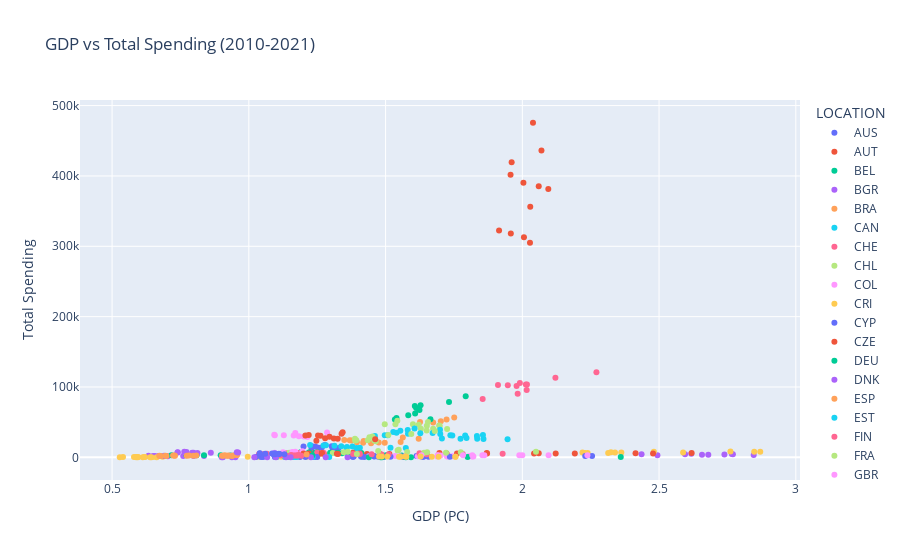
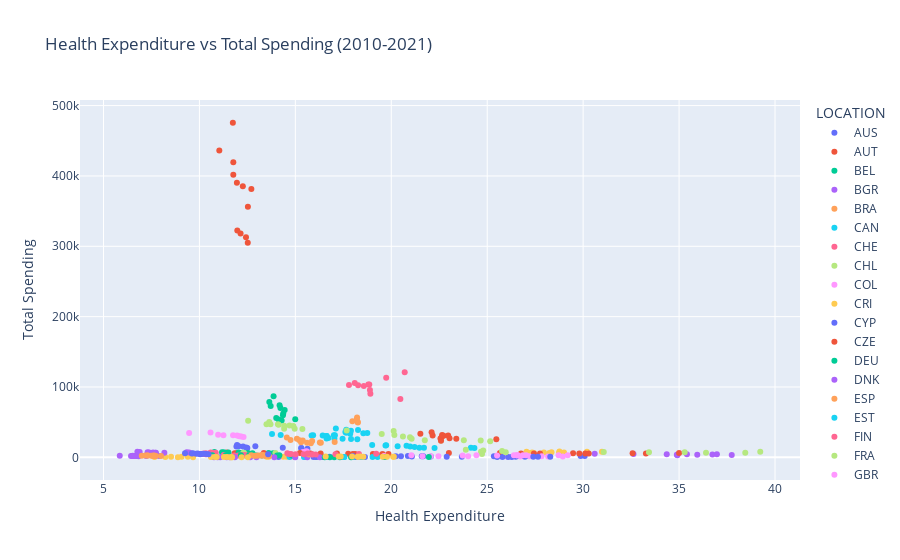

Here is the notebook cell these charts were saved with, in order:
### Markdown cell above
# Yearly Comparison of GDP, Health Expenditure, and Spending (2010-2021 Focus)
By narrowing down to 2010-2021, we can show how the features are distributed and how countries perform in terms of GDP, health expenditure, and spending during this period, making it clear why focusing on recent data gives a snapshot of current trends.
This will emphasize how current trends are central to understanding present-day dynamics and decision-making.
Using scatter plots to compare GDP vs. Total Spend and Health Expenditure vs. Total Spend for countries in 2010-2021.

### Code cell
# Scatter plot for GDP vs Total Spending (2010-2021)
fig = px.scatter(recent_years_data, x="PC_GDP", y="TOTAL_SPEND", color="LOCATION",
                 title="GDP vs Total Spending (2010-2021)", labels={"PC_GDP": "GDP (PC)", "TOTAL_SPEND": "Total Spending"})
fig.show()

# Scatter plot for Health Expenditure vs Total Spending (2010-2021)
fig = px.scatter(recent_years_data, x="PC_HEALTHXP", y="TOTAL_SPEND", color="LOCATION",
                 title="Health Expenditure vs Total Spending (2010-2021)", labels={"PC_HEALTHXP": "Health Expenditure", "TOTAL_SPEND": "Total Spending"})
fig.show()

### Figure 1 — Plotly figure (JSON) as saved in the notebook; plotly's stock layout.template omitted (floating-point values rounded to 4 significant figures)
{"data": [{"hovertemplate": "LOCATION=AUS<br>GDP (PC)=%{x}<br>Total Spending=%{y}<extra></extra>", "legendgroup": "AUS", "marker": {"color": "#636efa", "symbol": "circle"}, "mode": "markers", "name": "AUS", "orientation": "v", "showlegend": true, "type": "scatter", "x": [1.316, 1.307, 1.328, 1.255, 1.229, 1.267, 1.303, 1.243, 1.2, 1.231, 1.278], "xaxis": "x", "y": [12370.0, 13030.0, 13410.0, 13560.0, 13370.0, 14150.0, 15740.0, 15320.0, 15460.0, 15650.0, 17460.0], "yaxis": "y"}, {"hovertemplate": "LOCATION=AUT<br>GDP (PC)=%{x}<br>Total Spending=%{y}<extra></extra>", "legendgroup": "AUT", "marker": {"color": "#EF553B", "symbol": "circle"}, "mode": "markers", "name": "AUT", "orientation": "v", "showlegend": true, "type": "scatter", "x": [1.249, 1.232, 1.23, 1.223, 1.259, 1.274, 1.239, 1.255, 1.237, 1.241, 1.381, 1.383], "xaxis": "x", "y": [4353.0, 4482.0, 4666.0, 4805.0, 5042.0, 5252.0, 5431.0, 5651.0, 5830.0, 5913.0, 6343.0, 6849.0], "yaxis": "y"}, {"hovertemplate": "LOCATION=BEL<br>GDP (PC)=%{x}<br>Total Spending=%{y}<extra></extra>", "legendgroup": "BEL", "marker": {"color": "#00cc96", "symbol": "circle"}, "mode": "markers", "name": "BEL", "orientation": "v", "showlegend": true, "type": "scatter", "x": [1.412, 1.41, 1.341, 1.326, 1.297, 1.325, 1.3, 1.243, 1.22, 1.221, 1.251, 1.191], "xaxis": "x", "y": [5894.0, 6089.0, 6016.0, 6213.0, 6295.0, 6665.0, 6841.0, 6736.0, 6871.0, 7050.0, 7104.0, 7523.0], "yaxis": "y"}, {"hovertemplate": "LOCATION=BGR<br>GDP (PC)=%{x}<br>Total Spending=%{y}<extra></extra>", "legendgroup": "BGR", "marker": {"color": "#ab63fa", "symbol": "circle"}, "mode": "markers", "name": "BGR", "orientation": "v", "showlegend": true, "type": "scatter", "x": [2.846, 2.494, 2.68, 2.657, 2.739, 2.77, 2.595, 2.436, 2.766, 2.618], "xaxis": "x", "y": [3464.0, 3144.0, 3548.0, 3707.0, 4186.0, 4428.0, 4395.0, 4304.0, 4802.0, 5218.0], "yaxis": "y"}, {"hovertemplate": "LOCATION=BRA<br>GDP (PC)=%{x}<br>Total Spending=%{y}<extra></extra>", "legendgroup": "BRA", "marker": {"color": "#FFA15A", "symbol": "circle"}, "mode": "markers", "name": "BRA", "orientation": "v", "showlegend": true, "type": "scatter", "x": [1.626, 1.674, 1.702, 1.723, 1.751], "xaxis": "x", "y": [50080.0, 49720.0, 51190.0, 53920.0, 56600.0], "yaxis": "y"}, {"hovertemplate": "LOCATION=CAN<br>GDP (PC)=%{x}<br>Total Spending=%{y}<extra></extra>", "legendgroup": "CAN", "marker": {"color": "#19d3f3", "symbol": "circle"}, "mode": "markers", "name": "CAN", "orientation": "v", "showlegend": true, "type": "scatter", "x": [1.946, 1.858, 1.835, 1.774, 1.706, 1.796, 1.834, 1.791, 1.737, 1.744, 1.856, 1.7], "xaxis": "x", "y": [25700.0, 25930.0, 26270.0, 26460.0, 26730.0, 27660.0, 30280.0, 31040.0, 31510.0, 31130.0, 31830.0, 33090.0], "yaxis": "y"}, {"hovertemplate": "LOCATION=CHE<br>GDP (PC)=%{x}<br>Total Spending=%{y}<extra></extra>", "legendgroup": "CHE", "marker": {"color": "#FF6692", "symbol": "circle"}, "mode": "markers", "name": "CHE", "orientation": "v", "showlegend": true, "type": "scatter", "x": [1.045, 1.037, 1.053, 1.062, 1.066, 1.097, 1.136, 1.165, 1.148, 1.182, 1.273, 1.25], "xaxis": "x", "y": [4154.0, 4271.0, 4534.0, 4818.0, 5011.0, 5276.0, 5665.0, 5810.0, 5992.0, 6145.0, 6581.0, 6992.0], "yaxis": "y"}, {"hovertemplate": "LOCATION=CHL<br>GDP (PC)=%{x}<br>Total Spending=%{y}<extra></extra>", "legendgroup": "CHL", "marker": {"color": "#B6E880", "symbol": "circle"}, "mode": "markers", "name": "CHL", "orientation": "v", "showlegend": true, "type": "scatter", "x": [1.307, 1.2, 1.148], "xaxis": "x", "y": [6157.0, 5775.0, 6401.0], "yaxis": "y"}, {"hovertemplate": "LOCATION=COL<br>GDP (PC)=%{x}<br>Total Spending=%{y}<extra></extra>", "legendgroup": "COL", "marker": {"color": "#FF97FF", "symbol": "circle"}, "mode": "markers", "name": "COL", "orientation": "v", "showlegend": true, "type": "scatter", "x": [1.094, 1.125, 1.159, 1.17, 1.196], "xaxis": "x", "y": [6660.0, 7197.0, 7488.0, 8117.0, 8545.0], "yaxis": "y"}, {"hovertemplate": "LOCATION=CRI<br>GDP (PC)=%{x}<br>Total Spending=%{y}<extra></extra>", "legendgroup": "CRI", "marker": {"color": "#FECB52", "symbol": "circle"}, "mode": "markers", "name": "CRI", "orientation": "v", "showlegend": true, "type": "scatter", "x": [1.212, 1.118, 1.037, 1.13, 1.104, 0.996, 0.54, 0.685, 0.655, 0.644, 0.645], "xaxis": "x", "y": [810.2, 816.3, 788.6, 922.9, 968.6, 936.4, 544.0, 712.9, 706.1, 669.9, 720.4], "yaxis": "y"}, {"hovertemplate": "LOCATION=CYP<br>GDP (PC)=%{x}<br>Total Spending=%{y}<extra></extra>", "legendgroup": "CYP", "marker": {"color": "#636efa", "symbol": "circle"}, "mode": "markers", "name": "CYP", "orientation": "v", "showlegend": true, "type": "scatter", "x": [1.045, 1.026, 1.052, 1.138, 1.162, 1.25, 1.239, 1.207, 1.238, 1.095, 1.187, 1.413], "xaxis": "x", "y": [376.1, 369.8, 373.3, 392.2, 408.7, 468.0, 527.1, 552.2, 602.6, 555.0, 574.0, 762.3], "yaxis": "y"}, {"hovertemplate": "LOCATION=CZE<br>GDP (PC)=%{x}<br>Total Spending=%{y}<extra></extra>", "legendgroup": "CZE", "marker": {"color": "#EF553B", "symbol": "circle"}, "mode": "markers", "name": "CZE", "orientation": "v", "showlegend": true, "type": "scatter", "x": [1.481, 1.479, 1.514, 1.432, 1.379, 1.326, 1.322, 1.267, 1.219, 1.2, 1.404, 1.267], "xaxis": "x", "y": [4517.0, 4574.0, 4766.0, 4775.0, 4900.0, 4946.0, 5250.0, 5403.0, 5427.0, 5512.0, 6201.0, 6038.0], "yaxis": "y"}, {"hovertemplate": "LOCATION=DEU<br>GDP (PC)=%{x}<br>Total Spending=%{y}<extra></extra>", "legendgroup": "DEU", "marker": {"color": "#00cc96", "symbol": "circle"}, "mode": "markers", "name": "DEU", "orientation": "v", "showlegend": true, "type": "scatter", "x": [1.664, 1.54, 1.534, 1.54, 1.583, 1.608, 1.624, 1.612, 1.628, 1.607, 1.732, 1.793], "xaxis": "x", "y": [54240.0, 52370.0, 53930.0, 55930.0, 59910.0, 62200.0, 67480.0, 70270.0, 73940.0, 73140.0, 78810.0, 86730.0], "yaxis": "y"}, {"hovertemplate": "LOCATION=DNK<br>GDP (PC)=%{x}<br>Total Spending=%{y}<extra></extra>", "legendgroup": "DNK", "marker": {"color": "#ab63fa", "symbol": "circle"}, "mode": "markers", "name": "DNK", "orientation": "v", "showlegend": true, "type": "scatter", "x": [0.836, 0.798, 0.76, 0.704, 0.697, 0.693, 0.673, 0.657, 0.65, 0.67, 0.69, 0.633], "xaxis": "x", "y": [1869.0, 1825.0, 1790.0, 1733.0, 1754.0, 1800.0, 1843.0, 1918.0, 1979.0, 2057.0, 2170.0, 2182.0], "yaxis": "y"}, {"hovertemplate": "LOCATION=ESP<br>GDP (PC)=%{x}<br>Total Spending=%{y}<extra></extra>", "legendgroup": "ESP", "marker": {"color": "#FFA15A", "symbol": "circle"}, "mode": "markers", "name": "ESP", "orientation": "v", "showlegend": true, "type": "scatter", "x": [1.555, 1.497, 1.447, 1.475, 1.418, 1.395, 1.42, 1.376, 1.369, 1.349, 1.621, 1.563], "xaxis": "x", "y": [21740.0, 20870.0, 20170.0, 20980.0, 20730.0, 21450.0, 23240.0, 23790.0, 24410.0, 24530.0, 26540.0, 28200.0], "yaxis": "y"}, {"hovertemplate": "LOCATION=EST<br>GDP (PC)=%{x}<br>Total Spending=%{y}<extra></extra>", "legendgroup": "EST", "marker": {"color": "#19d3f3", "symbol": "circle"}, "mode": "markers", "name": "EST", "orientation": "v", "showlegend": true, "type": "scatter", "x": [1.294, 1.156, 1.175, 1.163, 1.145, 1.165, 1.234, 1.158, 1.163, 1.132, 1.171, 1.101], "xaxis": "x", "y": [371.4, 370.2, 403.8, 416.8, 430.8, 447.6, 507.7, 509.1, 543.0, 540.3, 561.0, 601.3], "yaxis": "y"}, {"hovertemplate": "LOCATION=FIN<br>GDP (PC)=%{x}<br>Total Spending=%{y}<extra></extra>", "legendgroup": "FIN", "marker": {"color": "#FF6692", "symbol": "circle"}, "mode": "markers", "name": "FIN", "orientation": "v", "showlegend": true, "type": "scatter", "x": [1.192, 1.15, 1.165, 1.178, 1.155, 1.171, 1.179, 1.117, 1.121, 1.134, 1.184, 1.155], "xaxis": "x", "y": [2396.0, 2416.0, 2492.0, 2570.0, 2552.0, 2655.0, 2836.0, 2842.0, 2961.0, 2992.0, 3137.0, 3280.0], "yaxis": "y"}, {"hovertemplate": "LOCATION=FRA<br>GDP (PC)=%{x}<br>Total Spending=%{y}<extra></extra>", "legendgroup": "FRA", "marker": {"color": "#B6E880", "symbol": "circle"}, "mode": "markers", "name": "FRA", "orientation": "v", "showlegend": true, "type": "scatter", "x": [1.725, 1.674, 1.629, 1.698, 1.696, 1.651, 1.621, 1.6, 1.536, 1.497, 1.655, 1.543], "xaxis": "x", "y": [40420.0, 40700.0, 40700.0, 44650.0, 45110.0, 44810.0, 46400.0, 47190.0, 46910.0, 46950.0, 50280.0, 51940.0], "yaxis": "y"}, {"hovertemplate": "LOCATION=GBR<br>GDP (PC)=%{x}<br>Total Spending=%{y}<extra></extra>", "legendgroup": "GBR", "marker": {"color": "#FF97FF", "symbol": "circle"}, "mode": "markers", "name": "GBR", "orientation": "v", "showlegend": true, "type": "scatter", "x": [1.214, 1.201, 1.183, 1.164, 1.128, 1.095, 1.093, 1.286, 1.17], "xaxis": "x", "y": [28850.0, 29480.0, 29840.0, 30930.0, 31360.0, 31320.0, 32200.0, 35470.0, 34670.0], "yaxis": "y"}, {"hovertemplate": "LOCATION=GRC<br>GDP (PC)=%{x}<br>Total Spending=%{y}<extra></extra>", "legendgroup": "GRC", "marker": {"color": "#FECB52", "symbol": "circle"}, "mode": "markers", "name": "GRC", "orientation": "v", "showlegend": true, "type": "scatter", "x": [2.761, 2.848, 2.588, 2.314, 2.229, 2.239, 2.362, 2.339, 2.22, 2.324, 2.87, 2.481], "xaxis": "x", "y": [8339.0, 7877.0, 6873.0, 6278.0, 6187.0, 6256.0, 6802.0, 6959.0, 6793.0, 7142.0, 8032.0, 7823.0], "yaxis": "y"}, {"hovertemplate": "LOCATION=HRV<br>GDP (PC)=%{x}<br>Total Spending=%{y}<extra></extra>", "legendgroup": "HRV", "marker": {"color": "#636efa", "symbol": "circle"}, "mode": "markers", "name": "HRV", "orientation": "v", "showlegend": true, "type": "scatter", "x": [2.23, 2.255, 1.629, 1.459, 1.41, 1.457, 1.437, 1.384, 1.377, 1.613, 1.458], "xaxis": "x", "y": [1924.0, 1985.0, 1478.0, 1337.0, 1332.0, 1491.0, 1538.0, 1539.0, 1634.0, 1763.0, 1819.0], "yaxis": "y"}, {"hovertemplate": "LOCATION=HUN<br>GDP (PC)=%{x}<br>Total Spending=%{y}<extra></extra>", "legendgroup": "HUN", "marker": {"color": "#EF553B", "symbol": "circle"}, "mode": "markers", "name": "HUN", "orientation": "v", "showlegend": true, "type": "scatter", "x": [2.478, 2.619, 2.414, 2.192, 2.122, 2.043, 2.06, 1.871, 1.761, 1.723, 1.87, 1.697], "xaxis": "x", "y": [5544.0, 6127.0, 5709.0, 5459.0, 5537.0, 5547.0, 5784.0, 5429.0, 5512.0, 5617.0, 6060.0, 6140.0], "yaxis": "y"}, {"hovertemplate": "LOCATION=IRL<br>GDP (PC)=%{x}<br>Total Spending=%{y}<extra></extra>", "legendgroup": "IRL", "marker": {"color": "#00cc96", "symbol": "circle"}, "mode": "markers", "name": "IRL", "orientation": "v", "showlegend": true, "type": "scatter", "x": [1.559, 1.49, 1.502, 1.362, 1.232, 0.933, 0.949, 0.897, 0.836, 0.772, 0.809, 0.717], "xaxis": "x", "y": [2737.0, 2694.0, 2834.0, 2628.0, 2525.0, 2577.0, 2751, 2834.0, 2887.0, 2824.0, 3050.0, 3148.0], "yaxis": "y"}, {"hovertemplate": "LOCATION=ISL<br>GDP (PC)=%{x}<br>Total Spending=%{y}<extra></extra>", "legendgroup": "ISL", "marker": {"color": "#ab63fa", "symbol": "circle"}, "mode": "markers", "name": "ISL", "orientation": "v", "showlegend": true, "type": "scatter", "x": [1.361, 1.281, 1.227, 1.136, 1.067, 1.02, 0.938, 0.905, 0.901, 0.951, 1.099, 1.153], "xaxis": "x", "y": [169.0, 165.1, 163.5, 157.4, 152.8, 156.2, 152.8, 154.6, 160.7, 172.5, 194.0, 225.4], "yaxis": "y"}, {"hovertemplate": "LOCATION=ISR<br>GDP (PC)=%{x}<br>Total Spending=%{y}<extra></extra>", "legendgroup": "ISR", "marker": {"color": "#FFA15A", "symbol": "circle"}, "mode": "markers", "name": "ISR", "orientation": "v", "showlegend": true, "type": "scatter", "x": [0.938, 0.919, 0.924, 0.902, 0.906, 0.941, 0.927, 0.912, 0.957, 0.955, 1.211], "xaxis": "x", "y": [2047.0, 2172.0, 2330.0, 2338.0, 2364.0, 2594.0, 2817.0, 2908.0, 3235.0, 3267.0, 4162.0], "yaxis": "y"}, {"hovertemplate": "LOCATION=ITA<br>GDP (PC)=%{x}<br>Total Spending=%{y}<extra></extra>", "legendgroup": "ITA", "marker": {"color": "#19d3f3", "symbol": "circle"}, "mode": "markers", "name": "ITA", "orientation": "v", "showlegend": true, "type": "scatter", "x": [1.672, 1.627, 1.461, 1.497, 1.508, 1.582, 1.54, 1.528, 1.554, 1.581, 1.699, 1.606], "xaxis": "x", "y": [34510.0, 34120.0, 30420.0, 31270.0, 31400.0, 33510.0, 35030.0, 35990.0, 37800.0, 38900.0, 39380.0, 40900.0], "yaxis": "y"}, {"hovertemplate": "LOCATION=JPN<br>GDP (PC)=%{x}<br>Total Spending=%{y}<extra></extra>", "legendgroup": "JPN", "marker": {"color": "#FF6692", "symbol": "circle"}, "mode": "markers", "name": "JPN", "orientation": "v", "showlegend": true, "type": "scatter", "x": [1.855, 1.983, 2.016, 2.013, 2.017, 2.121, 1.979, 1.947, 1.911, 2.271, 1.991], "xaxis": "x", "y": [83100.0, 90430.0, 95720.0, 103500.0, 103600.0, 113300.0, 101400.0, 102400.0, 102800.0, 120900.0, 105500.0], "yaxis": "y"}, {"hovertemplate": "LOCATION=KOR<br>GDP (PC)=%{x}<br>Total Spending=%{y}<extra></extra>", "legendgroup": "KOR", "marker": {"color": "#B6E880", "symbol": "circle"}, "mode": "markers", "name": "KOR", "orientation": "v", "showlegend": true, "type": "scatter", "x": [1.464, 1.459, 1.435, 1.389, 1.393, 1.388, 1.441, 1.452, 1.51, 1.594, 1.68, 1.65], "xaxis": "x", "y": [23030.0, 23840.0, 24330.0, 23870.0, 24360.0, 26500.0, 28420.0, 29500.0, 31900.0, 33220.0, 37450.0, 38340.0], "yaxis": "y"}, {"hovertemplate": "LOCATION=LTU<br>GDP (PC)=%{x}<br>Total Spending=%{y}<extra></extra>", "legendgroup": "LTU", "marker": {"color": "#FF97FF", "symbol": "circle"}, "mode": "markers", "name": "LTU", "orientation": "v", "showlegend": true, "type": "scatter", "x": [1.821, 1.689, 1.816, 1.726, 1.724, 1.744, 1.805, 1.552, 1.44, 1.57, 1.618, 1.535], "xaxis": "x", "y": [1135.0, 1171.0, 1356.0, 1385.0, 1454.0, 1496.0, 1636.0, 1515.0, 1481.0, 1683.0, 1740.0, 1834.0], "yaxis": "y"}, {"hovertemplate": "LOCATION=LUX<br>GDP (PC)=%{x}<br>Total Spending=%{y}<extra></extra>", "legendgroup": "LUX", "marker": {"color": "#FECB52", "symbol": "circle"}, "mode": "markers", "name": "LUX", "orientation": "v", "showlegend": true, "type": "scatter", "x": [0.644, 0.528, 0.663, 0.639, 0.612, 0.594, 0.588, 0.587, 0.595, 0.58, 0.62, 0.618], "xaxis": "x", "y": [275.7, 222.3, 294.3, 307.3, 306.3, 312.2, 329.3, 340.1, 362.8, 353.6, 385.1, 437.8], "yaxis": "y"}, {"hovertemplate": "LOCATION=LVA<br>GDP (PC)=%{x}<br>Total Spending=%{y}<extra></extra>", "legendgroup": "LVA", "marker": {"color": "#636efa", "symbol": "circle"}, "mode": "markers", "name": "LVA", "orientation": "v", "showlegend": true, "type": "scatter", "x": [1.573, 1.494, 1.381, 1.422, 1.473, 1.563, 1.735, 1.635, 1.639, 1.566, 1.657, 1.518], "xaxis": "x", "y": [582.2, 579.1, 600.2, 650.5, 691.8, 768.0, 894.5, 892.3, 949.9, 917.9, 969.1, 987.4], "yaxis": "y"}, {"hovertemplate": "LOCATION=MEX<br>GDP (PC)=%{x}<br>Total Spending=%{y}<extra></extra>", "legendgroup": "MEX", "marker": {"color": "#EF553B", "symbol": "circle"}, "mode": "markers", "name": "MEX", "orientation": "v", "showlegend": true, "type": "scatter", "x": [1.462, 1.247, 1.325, 1.311, 1.279, 1.295, 1.262, 1.253, 1.219, 1.207, 1.339, 1.343], "xaxis": "x", "y": [25870.0, 23750.0, 26600.0, 26770.0, 27310.0, 29120.0, 30640.0, 31160.0, 31670.0, 31130.0, 33470.0, 35620.0], "yaxis": "y"}, {"hovertemplate": "LOCATION=MLT<br>GDP (PC)=%{x}<br>Total Spending=%{y}<extra></extra>", "legendgroup": "MLT", "marker": {"color": "#00cc96", "symbol": "circle"}, "mode": "markers", "name": "MLT", "orientation": "v", "showlegend": true, "type": "scatter", "x": [1.574, 1.593, 1.482, 1.487, 1.439, 1.8, 2.36], "xaxis": "x", "y": [224.3, 256.2, 259.8, 291.2, 307.1, 411.9, 488.3], "yaxis": "y"}, {"hovertemplate": "LOCATION=NLD<br>GDP (PC)=%{x}<br>Total Spending=%{y}<extra></extra>", "legendgroup": "NLD", "marker": {"color": "#ab63fa", "symbol": "circle"}, "mode": "markers", "name": "NLD", "orientation": "v", "showlegend": true, "type": "scatter", "x": [0.961, 0.956, 0.861, 0.812, 0.794, 0.798, 0.793, 0.767, 0.739, 0.74, 0.772, 0.764], "xaxis": "x", "y": [7036.0, 7122.0, 6548.0, 6345.0, 6257.0, 6454.0, 6689.0, 6825.0, 6971.0, 7145.0, 7439.0, 7995.0], "yaxis": "y"}, {"hovertemplate": "LOCATION=NOR<br>GDP (PC)=%{x}<br>Total Spending=%{y}<extra></extra>", "legendgroup": "NOR", "marker": {"color": "#FFA15A", "symbol": "circle"}, "mode": "markers", "name": "NOR", "orientation": "v", "showlegend": true, "type": "scatter", "x": [0.678, 0.699, 0.674, 0.673, 0.695, 0.773, 0.797, 0.781, 0.728, 0.73, 0.808, 0.723], "xaxis": "x", "y": [1787.0, 1967.0, 2022.0, 2115.0, 2196.0, 2281.0, 2338.0, 2512.0, 2521.0, 2423.0, 2543.0, 2777.0], "yaxis": "y"}, {"hovertemplate": "LOCATION=POL<br>GDP (PC)=%{x}<br>Total Spending=%{y}<extra></extra>", "legendgroup": "POL", "marker": {"color": "#19d3f3", "symbol": "circle"}, "mode": "markers", "name": "POL", "orientation": "v", "showlegend": true, "type": "scatter", "x": [1.574, 1.518, 1.394, 1.406, 1.357, 1.359, 1.379, 1.338, 1.313, 1.273, 1.282, 1.224], "xaxis": "x", "y": [13180.0, 13760.0, 13370.0, 13790.0, 13770.0, 14660.0, 15610.0, 15930.0, 16640.0, 16700.0, 17100.0, 17730.0], "yaxis": "y"}, {"hovertemplate": "LOCATION=PRT<br>GDP (PC)=%{x}<br>Total Spending=%{y}<extra></extra>", "legendgroup": "PRT", "marker": {"color": "#FF6692", "symbol": "circle"}, "mode": "markers", "name": "PRT", "orientation": "v", "showlegend": true, "type": "scatter", "x": [1.928, 1.782, 1.65, 1.511, 1.485, 1.48, 1.449, 1.397, 1.381, 1.406, 1.65, 1.624], "xaxis": "x", "y": [5242.0, 4752.0, 4350.0, 4206.0, 4194.0, 4336.0, 4485.0, 4494.0, 4730.0, 4899.0, 5403.0, 5787.0], "yaxis": "y"}, {"hovertemplate": "LOCATION=ROU<br>GDP (PC)=%{x}<br>Total Spending=%{y}<extra></extra>", "legendgroup": "ROU", "marker": {"color": "#B6E880", "symbol": "circle"}, "mode": "markers", "name": "ROU", "orientation": "v", "showlegend": true, "type": "scatter", "x": [1.395, 1.721, 1.641, 2.05, 1.775, 1.652, 1.579, 1.347, 1.362, 1.473, 1.544, 1.548], "xaxis": "x", "y": [4903.0, 6455.0, 6495.0, 8114.0, 7362.0, 7203.0, 7659.0, 7191.0, 7974.0, 9208.0, 9799.0, 10890.0], "yaxis": "y"}, {"hovertemplate": "LOCATION=SVK<br>GDP (PC)=%{x}<br>Total Spending=%{y}<extra></extra>", "legendgroup": "SVK", "marker": {"color": "#FF97FF", "symbol": "circle"}, "mode": "markers", "name": "SVK", "orientation": "v", "showlegend": true, "type": "scatter", "x": [2.238, 2.096, 2, 1.989, 1.861, 1.817, 1.854, 1.783, 1.701, 1.691, 1.691, 1.631], "xaxis": "x", "y": [3166.0, 3062.0, 3011.0, 3094.0, 2944.0, 3000.0, 2946.0, 2834.0, 2792.0, 2820.0, 2753.0, 2891.0], "yaxis": "y"}, {"hovertemplate": "LOCATION=SVN<br>GDP (PC)=%{x}<br>Total Spending=%{y}<extra></extra>", "legendgroup": "SVN", "marker": {"color": "#FECB52", "symbol": "circle"}, "mode": "markers", "name": "SVN", "orientation": "v", "showlegend": true, "type": "scatter", "x": [1.694, 1.669, 1.755, 1.756, 1.576, 1.555, 1.549, 1.506, 1.486, 1.476, 1.628, 1.572], "xaxis": "x", "y": [939.8, 954.1, 1007.0, 1033.0, 955.5, 971.5, 1033.0, 1077.0, 1134.0, 1168.0, 1261.0, 1358], "yaxis": "y"}, {"hovertemplate": "LOCATION=SWE<br>GDP (PC)=%{x}<br>Total Spending=%{y}<extra></extra>", "legendgroup": "SWE", "marker": {"color": "#636efa", "symbol": "circle"}, "mode": "markers", "name": "SWE", "orientation": "v", "showlegend": true, "type": "scatter", "x": [1.13, 1.091, 1.112, 1.096, 1.097, 1.09, 1.11, 1.06, 1.085, 1.04, 1.095, 1.04], "xaxis": "x", "y": [4370.0, 4414.0, 4614.0, 4566.0, 4729.0, 4948.0, 5204.0, 5158.0, 5467.0, 5319.0, 5736.0, 6000.0], "yaxis": "y"}, {"hovertemplate": "LOCATION=USA<br>GDP (PC)=%{x}<br>Total Spending=%{y}<extra></extra>", "legendgroup": "USA", "marker": {"color": "#EF553B", "symbol": "circle"}, "mode": "markers", "name": "USA", "orientation": "v", "showlegend": true, "type": "scatter", "x": [2.028, 2.006, 1.958, 1.915, 2.029, 2.095, 2.06, 2.004, 1.957, 1.961, 2.07, 2.039], "xaxis": "x", "y": [305200.0, 312900.0, 318200.0, 322600.0, 356200.0, 381500.0, 385200.0, 390400.0, 401800.0, 419300.0, 436000.0, 475600.0], "yaxis": "y"}], "layout": {"legend": {"title": {"text": "LOCATION"}, "tracegroupgap": 0}, "title": {"text": "GDP vs Total Spending (2010-2021)"}, "xaxis": {"anchor": "y", "domain": [0, 1], "title": {"text": "GDP (PC)"}}, "yaxis": {"anchor": "x", "domain": [0, 1], "title": {"text": "Total Spending"}}}}

### Figure 2 — Plotly figure (JSON) as saved in the notebook; plotly's stock layout.template omitted (floating-point values rounded to 4 significant figures)
{"data": [{"hovertemplate": "LOCATION=AUS<br>Health Expenditure=%{x}<br>Total Spending=%{y}<extra></extra>", "legendgroup": "AUS", "marker": {"color": "#636efa", "symbol": "circle"}, "mode": "markers", "name": "AUS", "orientation": "v", "showlegend": true, "type": "scatter", "x": [15.63, 15.31, 15.31, 14.35, 12.5, 12.44, 12.91, 12.28, 11.93, 12.05, 11.96], "xaxis": "x", "y": [12370.0, 13030.0, 13410.0, 13560.0, 13370.0, 14150.0, 15740.0, 15320.0, 15460.0, 15650.0, 17460.0], "yaxis": "y"}, {"hovertemplate": "LOCATION=AUT<br>Health Expenditure=%{x}<br>Total Spending=%{y}<extra></extra>", "legendgroup": "AUT", "marker": {"color": "#EF553B", "symbol": "circle"}, "mode": "markers", "name": "AUT", "orientation": "v", "showlegend": true, "type": "scatter", "x": [12.22, 12.29, 12.06, 11.89, 12.14, 12.29, 11.96, 12.09, 11.95, 11.84, 12.13, 11.43], "xaxis": "x", "y": [4353.0, 4482.0, 4666.0, 4805.0, 5042.0, 5252.0, 5431.0, 5651.0, 5830.0, 5913.0, 6343.0, 6849.0], "yaxis": "y"}, {"hovertemplate": "LOCATION=BEL<br>Health Expenditure=%{x}<br>Total Spending=%{y}<extra></extra>", "legendgroup": "BEL", "marker": {"color": "#00cc96", "symbol": "circle"}, "mode": "markers", "name": "BEL", "orientation": "v", "showlegend": true, "type": "scatter", "x": [13.84, 13.61, 12.77, 12.53, 12.22, 12.27, 12.04, 11.51, 11.24, 11.31, 11.18, 10.78], "xaxis": "x", "y": [5894.0, 6089.0, 6016.0, 6213.0, 6295.0, 6665.0, 6841.0, 6736.0, 6871.0, 7050.0, 7104.0, 7523.0], "yaxis": "y"}, {"hovertemplate": "LOCATION=BGR<br>Health Expenditure=%{x}<br>Total Spending=%{y}<extra></extra>", "legendgroup": "BGR", "marker": {"color": "#ab63fa", "symbol": "circle"}, "mode": "markers", "name": "BGR", "orientation": "v", "showlegend": true, "type": "scatter", "x": [37.74, 34.91, 34.88, 35.95, 36.74, 36.97, 35.41, 34.36, 32.62, 30.6], "xaxis": "x", "y": [3464.0, 3144.0, 3548.0, 3707.0, 4186.0, 4428.0, 4395.0, 4304.0, 4802.0, 5218.0], "yaxis": "y"}, {"hovertemplate": "LOCATION=BRA<br>Health Expenditure=%{x}<br>Total Spending=%{y}<extra></extra>", "legendgroup": "BRA", "marker": {"color": "#FFA15A", "symbol": "circle"}, "mode": "markers", "name": "BRA", "orientation": "v", "showlegend": true, "type": "scatter", "x": [18.25, 18.26, 17.97, 18.2, 18.22], "xaxis": "x", "y": [50080.0, 49720.0, 51190.0, 53920.0, 56600.0], "yaxis": "y"}, {"hovertemplate": "LOCATION=CAN<br>Health Expenditure=%{x}<br>Total Spending=%{y}<extra></extra>", "legendgroup": "CAN", "marker": {"color": "#19d3f3", "symbol": "circle"}, "mode": "markers", "name": "CAN", "orientation": "v", "showlegend": true, "type": "scatter", "x": [18.23, 17.9, 17.46, 17.04, 16.63, 16.72, 16.62, 16.43, 15.93, 15.85, 14.24, 13.79], "xaxis": "x", "y": [25700.0, 25930.0, 26270.0, 26460.0, 26730.0, 27660.0, 30280.0, 31040.0, 31510.0, 31130.0, 31830.0, 33090.0], "yaxis": "y"}, {"hovertemplate": "LOCATION=CHE<br>Health Expenditure=%{x}<br>Total Spending=%{y}<extra></extra>", "legendgroup": "CHE", "marker": {"color": "#FF6692", "symbol": "circle"}, "mode": "markers", "name": "CHE", "orientation": "v", "showlegend": true, "type": "scatter", "x": [10.52, 10.32, 10.38, 10.23, 10.22, 10.18, 10.33, 10.54, 10.66, 10.68, 10.85, 10.59], "xaxis": "x", "y": [4154.0, 4271.0, 4534.0, 4818.0, 5011.0, 5276.0, 5665.0, 5810.0, 5992.0, 6145.0, 6581.0, 6992.0], "yaxis": "y"}, {"hovertemplate": "LOCATION=CHL<br>Health Expenditure=%{x}<br>Total Spending=%{y}<extra></extra>", "legendgroup": "CHL", "marker": {"color": "#B6E880", "symbol": "circle"}, "mode": "markers", "name": "CHL", "orientation": "v", "showlegend": true, "type": "scatter", "x": [13.96, 12.33, 12.29], "xaxis": "x", "y": [6157.0, 5775.0, 6401.0], "yaxis": "y"}, {"hovertemplate": "LOCATION=COL<br>Health Expenditure=%{x}<br>Total Spending=%{y}<extra></extra>", "legendgroup": "COL", "marker": {"color": "#FF97FF", "symbol": "circle"}, "mode": "markers", "name": "COL", "orientation": "v", "showlegend": true, "type": "scatter", "x": [15.59, 15.65, 15.4, 15.53, 15.58], "xaxis": "x", "y": [6660.0, 7197.0, 7488.0, 8117.0, 8545.0], "yaxis": "y"}, {"hovertemplate": "LOCATION=CRI<br>Health Expenditure=%{x}<br>Total Spending=%{y}<extra></extra>", "legendgroup": "CRI", "marker": {"color": "#FECB52", "symbol": "circle"}, "mode": "markers", "name": "CRI", "orientation": "v", "showlegend": true, "type": "scatter", "x": [14.94, 14.37, 13.51, 14.75, 14.54, 13.61, 7.66, 9.4, 9.076, 8.225, 8.522], "xaxis": "x", "y": [810.2, 816.3, 788.6, 922.9, 968.6, 936.4, 544.0, 712.9, 706.1, 669.9, 720.4], "yaxis": "y"}, {"hovertemplate": "LOCATION=CYP<br>Health Expenditure=%{x}<br>Total Spending=%{y}<extra></extra>", "legendgroup": "CYP", "marker": {"color": "#636efa", "symbol": "circle"}, "mode": "markers", "name": "CYP", "orientation": "v", "showlegend": true, "type": "scatter", "x": [16.07, 15.95, 16.09, 16.42, 16.77, 18.41, 18.63, 18.23, 18.13, 15.5, 14.12, 14.99], "xaxis": "x", "y": [376.1, 369.8, 373.3, 392.2, 408.7, 468.0, 527.1, 552.2, 602.6, 555.0, 574.0, 762.3], "yaxis": "y"}, {"hovertemplate": "LOCATION=CZE<br>Health Expenditure=%{x}<br>Total Spending=%{y}<extra></extra>", "legendgroup": "CZE", "marker": {"color": "#EF553B", "symbol": "circle"}, "mode": "markers", "name": "CZE", "orientation": "v", "showlegend": true, "type": "scatter", "x": [19.52, 19.56, 19.85, 19.04, 18.12, 18.0, 17.75, 17.17, 16.32, 15.79, 15.24, 13.36], "xaxis": "x", "y": [4517.0, 4574.0, 4766.0, 4775.0, 4900.0, 4946.0, 5250.0, 5403.0, 5427.0, 5512.0, 6201.0, 6038.0], "yaxis": "y"}, {"hovertemplate": "LOCATION=DEU<br>Health Expenditure=%{x}<br>Total Spending=%{y}<extra></extra>", "legendgroup": "DEU", "marker": {"color": "#00cc96", "symbol": "circle"}, "mode": "markers", "name": "DEU", "orientation": "v", "showlegend": true, "type": "scatter", "x": [14.99, 14.29, 14.13, 14.01, 14.36, 14.37, 14.44, 14.22, 14.18, 13.71, 13.64, 13.87], "xaxis": "x", "y": [54240.0, 52370.0, 53930.0, 55930.0, 59910.0, 62200.0, 67480.0, 70270.0, 73940.0, 73140.0, 78810.0, 86730.0], "yaxis": "y"}, {"hovertemplate": "LOCATION=DNK<br>Health Expenditure=%{x}<br>Total Spending=%{y}<extra></extra>", "legendgroup": "DNK", "marker": {"color": "#ab63fa", "symbol": "circle"}, "mode": "markers", "name": "DNK", "orientation": "v", "showlegend": true, "type": "scatter", "x": [7.898, 7.679, 7.231, 6.831, 6.771, 6.711, 6.576, 6.508, 6.436, 6.601, 6.53, 5.848], "xaxis": "x", "y": [1869.0, 1825.0, 1790.0, 1733.0, 1754.0, 1800.0, 1843.0, 1918.0, 1979.0, 2057.0, 2170.0, 2182.0], "yaxis": "y"}, {"hovertemplate": "LOCATION=ESP<br>Health Expenditure=%{x}<br>Total Spending=%{y}<extra></extra>", "legendgroup": "ESP", "marker": {"color": "#FFA15A", "symbol": "circle"}, "mode": "markers", "name": "ESP", "orientation": "v", "showlegend": true, "type": "scatter", "x": [17.05, 16.33, 15.81, 16.28, 15.61, 15.3, 15.88, 15.39, 15.22, 14.75, 15.08, 14.55], "xaxis": "x", "y": [21740.0, 20870.0, 20170.0, 20980.0, 20730.0, 21450.0, 23240.0, 23790.0, 24410.0, 24530.0, 26540.0, 28200.0], "yaxis": "y"}, {"hovertemplate": "LOCATION=EST<br>Health Expenditure=%{x}<br>Total Spending=%{y}<extra></extra>", "legendgroup": "EST", "marker": {"color": "#19d3f3", "symbol": "circle"}, "mode": "markers", "name": "EST", "orientation": "v", "showlegend": true, "type": "scatter", "x": [19.62, 19.02, 19.29, 18.51, 17.99, 17.54, 18.41, 17.55, 17.37, 16.6, 15.45, 14.7], "xaxis": "x", "y": [371.4, 370.2, 403.8, 416.8, 430.8, 447.6, 507.7, 509.1, 543.0, 540.3, 561.0, 601.3], "yaxis": "y"}, {"hovertemplate": "LOCATION=FIN<br>Health Expenditure=%{x}<br>Total Spending=%{y}<extra></extra>", "legendgroup": "FIN", "marker": {"color": "#FF6692", "symbol": "circle"}, "mode": "markers", "name": "FIN", "orientation": "v", "showlegend": true, "type": "scatter", "x": [13.04, 12.46, 12.16, 12.01, 11.81, 12.14, 12.57, 12.24, 12.4, 12.36, 12.29, 11.27], "xaxis": "x", "y": [2396.0, 2416.0, 2492.0, 2570.0, 2552.0, 2655.0, 2836.0, 2842.0, 2961.0, 2992.0, 3137.0, 3280.0], "yaxis": "y"}, {"hovertemplate": "LOCATION=FRA<br>Health Expenditure=%{x}<br>Total Spending=%{y}<extra></extra>", "legendgroup": "FRA", "marker": {"color": "#B6E880", "symbol": "circle"}, "mode": "markers", "name": "FRA", "orientation": "v", "showlegend": true, "type": "scatter", "x": [15.37, 14.97, 14.42, 14.9, 14.7, 14.42, 14.13, 14.09, 13.7, 13.5, 13.64, 12.54], "xaxis": "x", "y": [40420.0, 40700.0, 40700.0, 44650.0, 45110.0, 44810.0, 46400.0, 47190.0, 46910.0, 46950.0, 50280.0, 51940.0], "yaxis": "y"}, {"hovertemplate": "LOCATION=GBR<br>Health Expenditure=%{x}<br>Total Spending=%{y}<extra></extra>", "legendgroup": "GBR", "marker": {"color": "#FF97FF", "symbol": "circle"}, "mode": "markers", "name": "GBR", "orientation": "v", "showlegend": true, "type": "scatter", "x": [12.3, 12.18, 12.08, 11.96, 11.75, 11.25, 10.98, 10.58, 9.463], "xaxis": "x", "y": [28850.0, 29480.0, 29840.0, 30930.0, 31360.0, 31320.0, 32200.0, 35470.0, 34670.0], "yaxis": "y"}, {"hovertemplate": "LOCATION=GRC<br>Health Expenditure=%{x}<br>Total Spending=%{y}<extra></extra>", "legendgroup": "GRC", "marker": {"color": "#FECB52", "symbol": "circle"}, "mode": "markers", "name": "GRC", "orientation": "v", "showlegend": true, "type": "scatter", "x": [28.77, 30.98, 29.0, 27.42, 28.24, 27.23, 27.95, 28.75, 27.34, 28.35, 30.2, 27.05], "xaxis": "x", "y": [8339.0, 7877.0, 6873.0, 6278.0, 6187.0, 6256.0, 6802.0, 6959.0, 6793.0, 7142.0, 8032.0, 7823.0], "yaxis": "y"}, {"hovertemplate": "LOCATION=HRV<br>Health Expenditure=%{x}<br>Total Spending=%{y}<extra></extra>", "legendgroup": "HRV", "marker": {"color": "#636efa", "symbol": "circle"}, "mode": "markers", "name": "HRV", "orientation": "v", "showlegend": true, "type": "scatter", "x": [29.87, 30.08, 25.35, 22.07, 21.07, 21.66, 21.59, 20.5, 20.24, 20.87, 18], "xaxis": "x", "y": [1924.0, 1985.0, 1478.0, 1337.0, 1332.0, 1491.0, 1538.0, 1539.0, 1634.0, 1763.0, 1819.0], "yaxis": "y"}, {"hovertemplate": "LOCATION=HUN<br>Health Expenditure=%{x}<br>Total Spending=%{y}<extra></extra>", "legendgroup": "HUN", "marker": {"color": "#EF553B", "symbol": "circle"}, "mode": "markers", "name": "HUN", "orientation": "v", "showlegend": true, "type": "scatter", "x": [33.27, 35.0, 32.58, 30.29, 30.11, 29.8, 29.47, 27.75, 26.76, 27.43, 25.66, 23.0], "xaxis": "x", "y": [5544.0, 6127.0, 5709.0, 5459.0, 5537.0, 5547.0, 5784.0, 5429.0, 5512.0, 5617.0, 6060.0, 6140.0], "yaxis": "y"}, {"hovertemplate": "LOCATION=IRL<br>Health Expenditure=%{x}<br>Total Spending=%{y}<extra></extra>", "legendgroup": "IRL", "marker": {"color": "#00cc96", "symbol": "circle"}, "mode": "markers", "name": "IRL", "orientation": "v", "showlegend": true, "type": "scatter", "x": [14.81, 14.05, 14.17, 13.26, 12.95, 12.72, 12.71, 12.59, 12.16, 11.5, 11.38, 10.67], "xaxis": "x", "y": [2737.0, 2694.0, 2834.0, 2628.0, 2525.0, 2577.0, 2751, 2834.0, 2887.0, 2824.0, 3050.0, 3148.0], "yaxis": "y"}, {"hovertemplate": "LOCATION=ISL<br>Health Expenditure=%{x}<br>Total Spending=%{y}<extra></extra>", "legendgroup": "ISL", "marker": {"color": "#ab63fa", "symbol": "circle"}, "mode": "markers", "name": "ISL", "orientation": "v", "showlegend": true, "type": "scatter", "x": [16.28, 15.62, 14.99, 13.9, 12.97, 12.64, 11.59, 10.95, 10.76, 11.08, 11.43, 11.85], "xaxis": "x", "y": [169.0, 165.1, 163.5, 157.4, 152.8, 156.2, 152.8, 154.6, 160.7, 172.5, 194.0, 225.4], "yaxis": "y"}, {"hovertemplate": "LOCATION=ISR<br>Health Expenditure=%{x}<br>Total Spending=%{y}<extra></extra>", "legendgroup": "ISR", "marker": {"color": "#FFA15A", "symbol": "circle"}, "mode": "markers", "name": "ISR", "orientation": "v", "showlegend": true, "type": "scatter", "x": [13.62, 13.44, 13.25, 12.96, 12.86, 13.4, 13.06, 12.71, 13.25, 13.32, 15.71], "xaxis": "x", "y": [2047.0, 2172.0, 2330.0, 2338.0, 2364.0, 2594.0, 2817.0, 2908.0, 3235.0, 3267.0, 4162.0], "yaxis": "y"}, {"hovertemplate": "LOCATION=ITA<br>Health Expenditure=%{x}<br>Total Spending=%{y}<extra></extra>", "legendgroup": "ITA", "marker": {"color": "#19d3f3", "symbol": "circle"}, "mode": "markers", "name": "ITA", "orientation": "v", "showlegend": true, "type": "scatter", "x": [18.75, 18.54, 16.63, 17.06, 17.01, 17.86, 17.65, 17.61, 17.9, 18.27, 17.66, 17.11], "xaxis": "x", "y": [34510.0, 34120.0, 30420.0, 31270.0, 31400.0, 33510.0, 35030.0, 35990.0, 37800.0, 38900.0, 39380.0, 40900.0], "yaxis": "y"}, {"hovertemplate": "LOCATION=JPN<br>Health Expenditure=%{x}<br>Total Spending=%{y}<extra></extra>", "legendgroup": "JPN", "marker": {"color": "#FF6692", "symbol": "circle"}, "mode": "markers", "name": "JPN", "orientation": "v", "showlegend": true, "type": "scatter", "x": [20.47, 18.91, 18.89, 18.85, 18.8, 19.73, 18.57, 18.27, 17.8, 20.7, 18.1], "xaxis": "x", "y": [83100.0, 90430.0, 95720.0, 103500.0, 103600.0, 113300.0, 101400.0, 102400.0, 102800.0, 120900.0, 105500.0], "yaxis": "y"}, {"hovertemplate": "LOCATION=KOR<br>Health Expenditure=%{x}<br>Total Spending=%{y}<extra></extra>", "legendgroup": "KOR", "marker": {"color": "#B6E880", "symbol": "circle"}, "mode": "markers", "name": "KOR", "orientation": "v", "showlegend": true, "type": "scatter", "x": [25.16, 24.66, 23.78, 22.59, 21.75, 21.06, 20.98, 20.61, 20.16, 19.5, 20.12, 17.68], "xaxis": "x", "y": [23030.0, 23840.0, 24330.0, 23870.0, 24360.0, 26500.0, 28420.0, 29500.0, 31900.0, 33220.0, 37450.0, 38340.0], "yaxis": "y"}, {"hovertemplate": "LOCATION=LTU<br>Health Expenditure=%{x}<br>Total Spending=%{y}<extra></extra>", "legendgroup": "LTU", "marker": {"color": "#FF97FF", "symbol": "circle"}, "mode": "markers", "name": "LTU", "orientation": "v", "showlegend": true, "type": "scatter", "x": [26.72, 26.04, 28.94, 28.17, 27.84, 26.87, 27.19, 24.0, 22.05, 22.46, 21.62, 19.62], "xaxis": "x", "y": [1135.0, 1171.0, 1356.0, 1385.0, 1454.0, 1496.0, 1636.0, 1515.0, 1481.0, 1683.0, 1740.0, 1834.0], "yaxis": "y"}, {"hovertemplate": "LOCATION=LUX<br>Health Expenditure=%{x}<br>Total Spending=%{y}<extra></extra>", "legendgroup": "LUX", "marker": {"color": "#FECB52", "symbol": "circle"}, "mode": "markers", "name": "LUX", "orientation": "v", "showlegend": true, "type": "scatter", "x": [9.668, 8.877, 12.53, 12.2, 11.7, 11.68, 11.6, 11.43, 11.28, 10.6, 10.81, 10.9], "xaxis": "x", "y": [275.7, 222.3, 294.3, 307.3, 306.3, 312.2, 329.3, 340.1, 362.8, 353.6, 385.1, 437.8], "yaxis": "y"}, {"hovertemplate": "LOCATION=LVA<br>Health Expenditure=%{x}<br>Total Spending=%{y}<extra></extra>", "legendgroup": "LVA", "marker": {"color": "#636efa", "symbol": "circle"}, "mode": "markers", "name": "LVA", "orientation": "v", "showlegend": true, "type": "scatter", "x": [25.79, 26.09, 25.52, 26.28, 26.97, 27.65, 28.29, 27.4, 26.49, 23.68, 22.89, 16.78], "xaxis": "x", "y": [582.2, 579.1, 600.2, 650.5, 691.8, 768.0, 894.5, 892.3, 949.9, 917.9, 969.1, 987.4], "yaxis": "y"}, {"hovertemplate": "LOCATION=MEX<br>Health Expenditure=%{x}<br>Total Spending=%{y}<extra></extra>", "legendgroup": "MEX", "marker": {"color": "#EF553B", "symbol": "circle"}, "mode": "markers", "name": "MEX", "orientation": "v", "showlegend": true, "type": "scatter", "x": [25.48, 22.59, 23.39, 22.56, 23.04, 22.63, 22.73, 22.96, 22.65, 22.16, 21.52, 22.1], "xaxis": "x", "y": [25870.0, 23750.0, 26600.0, 26770.0, 27310.0, 29120.0, 30640.0, 31160.0, 31670.0, 31130.0, 33470.0, 35620.0], "yaxis": "y"}, {"hovertemplate": "LOCATION=MLT<br>Health Expenditure=%{x}<br>Total Spending=%{y}<extra></extra>", "legendgroup": "MLT", "marker": {"color": "#00cc96", "symbol": "circle"}, "mode": "markers", "name": "MLT", "orientation": "v", "showlegend": true, "type": "scatter", "x": [17.32, 17.91, 16.53, 17.03, 16.8, 19.67, 21.96], "xaxis": "x", "y": [224.3, 256.2, 259.8, 291.2, 307.1, 411.9, 488.3], "yaxis": "y"}, {"hovertemplate": "LOCATION=NLD<br>Health Expenditure=%{x}<br>Total Spending=%{y}<extra></extra>", "legendgroup": "NLD", "marker": {"color": "#ab63fa", "symbol": "circle"}, "mode": "markers", "name": "NLD", "orientation": "v", "showlegend": true, "type": "scatter", "x": [9.464, 9.341, 8.173, 7.668, 7.518, 7.732, 7.707, 7.583, 7.379, 7.299, 6.887, 6.767], "xaxis": "x", "y": [7036.0, 7122.0, 6548.0, 6345.0, 6257.0, 6454.0, 6689.0, 6825.0, 6971.0, 7145.0, 7439.0, 7995.0], "yaxis": "y"}, {"hovertemplate": "LOCATION=NOR<br>Health Expenditure=%{x}<br>Total Spending=%{y}<extra></extra>", "legendgroup": "NOR", "marker": {"color": "#FFA15A", "symbol": "circle"}, "mode": "markers", "name": "NOR", "orientation": "v", "showlegend": true, "type": "scatter", "x": [7.653, 7.998, 7.733, 7.589, 7.49, 7.676, 7.566, 7.636, 7.307, 6.995, 7.182, 7.29], "xaxis": "x", "y": [1787.0, 1967.0, 2022.0, 2115.0, 2196.0, 2281.0, 2338.0, 2512.0, 2521.0, 2423.0, 2543.0, 2777.0], "yaxis": "y"}, {"hovertemplate": "LOCATION=POL<br>Health Expenditure=%{x}<br>Total Spending=%{y}<extra></extra>", "legendgroup": "POL", "marker": {"color": "#19d3f3", "symbol": "circle"}, "mode": "markers", "name": "POL", "orientation": "v", "showlegend": true, "type": "scatter", "x": [24.33, 24.15, 22.25, 21.7, 21.47, 21.21, 20.98, 20.33, 20.79, 19.7, 19.73, 19.0], "xaxis": "x", "y": [13180.0, 13760.0, 13370.0, 13790.0, 13770.0, 14660.0, 15610.0, 15930.0, 16640.0, 16700.0, 17100.0, 17730.0], "yaxis": "y"}, {"hovertemplate": "LOCATION=PRT<br>Health Expenditure=%{x}<br>Total Spending=%{y}<extra></extra>", "legendgroup": "PRT", "marker": {"color": "#FF6692", "symbol": "circle"}, "mode": "markers", "name": "PRT", "orientation": "v", "showlegend": true, "type": "scatter", "x": [19.21, 18.32, 17.09, 16.06, 15.89, 15.88, 15.43, 15.01, 14.68, 14.78, 15.64, 14.58], "xaxis": "x", "y": [5242.0, 4752.0, 4350.0, 4206.0, 4194.0, 4336.0, 4485.0, 4494.0, 4730.0, 4899.0, 5403.0, 5787.0], "yaxis": "y"}, {"hovertemplate": "LOCATION=ROU<br>Health Expenditure=%{x}<br>Total Spending=%{y}<extra></extra>", "legendgroup": "ROU", "marker": {"color": "#B6E880", "symbol": "circle"}, "mode": "markers", "name": "ROU", "orientation": "v", "showlegend": true, "type": "scatter", "x": [24.73, 38.45, 36.4, 39.23, 35.29, 33.43, 31.07, 25.97, 24.68, 25.77, 24.79, 23.89], "xaxis": "x", "y": [4903.0, 6455.0, 6495.0, 8114.0, 7362.0, 7203.0, 7659.0, 7191.0, 7974.0, 9208.0, 9799.0, 10890.0], "yaxis": "y"}, {"hovertemplate": "LOCATION=SVK<br>Health Expenditure=%{x}<br>Total Spending=%{y}<extra></extra>", "legendgroup": "SVK", "marker": {"color": "#FF97FF", "symbol": "circle"}, "mode": "markers", "name": "SVK", "orientation": "v", "showlegend": true, "type": "scatter", "x": [29.2, 28.72, 26.54, 26.54, 27.03, 26.87, 26.59, 26.39, 25.51, 24.44, 23.72, 21.05], "xaxis": "x", "y": [3166.0, 3062.0, 3011.0, 3094.0, 2944.0, 3000.0, 2946.0, 2834.0, 2792.0, 2820.0, 2753.0, 2891.0], "yaxis": "y"}, {"hovertemplate": "LOCATION=SVN<br>Health Expenditure=%{x}<br>Total Spending=%{y}<extra></extra>", "legendgroup": "SVN", "marker": {"color": "#FECB52", "symbol": "circle"}, "mode": "markers", "name": "SVN", "orientation": "v", "showlegend": true, "type": "scatter", "x": [19.78, 19.56, 20.14, 20.1, 18.54, 18.25, 18.27, 18.39, 17.96, 17.36, 17.26, 16.58], "xaxis": "x", "y": [939.8, 954.1, 1007.0, 1033.0, 955.5, 971.5, 1033.0, 1077.0, 1134.0, 1168.0, 1261.0, 1358], "yaxis": "y"}, {"hovertemplate": "LOCATION=SWE<br>Health Expenditure=%{x}<br>Total Spending=%{y}<extra></extra>", "legendgroup": "SWE", "marker": {"color": "#636efa", "symbol": "circle"}, "mode": "markers", "name": "SWE", "orientation": "v", "showlegend": true, "type": "scatter", "x": [13.58, 10.47, 10.36, 10.05, 10.02, 10.09, 10.23, 9.825, 9.914, 9.604, 9.663, 9.25], "xaxis": "x", "y": [4370.0, 4414.0, 4614.0, 4566.0, 4729.0, 4948.0, 5204.0, 5158.0, 5467.0, 5319.0, 5736.0, 6000.0], "yaxis": "y"}, {"hovertemplate": "LOCATION=USA<br>Health Expenditure=%{x}<br>Total Spending=%{y}<extra></extra>", "legendgroup": "USA", "marker": {"color": "#EF553B", "symbol": "circle"}, "mode": "markers", "name": "USA", "orientation": "v", "showlegend": true, "type": "scatter", "x": [12.52, 12.43, 12.14, 11.97, 12.53, 12.71, 12.26, 11.95, 11.77, 11.77, 11.04, 11.74], "xaxis": "x", "y": [305200.0, 312900.0, 318200.0, 322600.0, 356200.0, 381500.0, 385200.0, 390400.0, 401800.0, 419300.0, 436000.0, 475600.0], "yaxis": "y"}], "layout": {"legend": {"title": {"text": "LOCATION"}, "tracegroupgap": 0}, "title": {"text": "Health Expenditure vs Total Spending (2010-2021)"}, "xaxis": {"anchor": "y", "domain": [0, 1], "title": {"text": "Health Expenditure"}}, "yaxis": {"anchor": "x", "domain": [0, 1], "title": {"text": "Total Spending"}}}}
